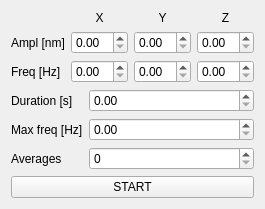
              <widget class="QWidget" name="calActivePage">
               <attribute name="title">
                <string>Active</string>
               </attribute>
               <layout class="QVBoxLayout" name="ativeCalVert" stretch="1,1,0">
                <item>
                 <layout class="QGridLayout" name="activeCalSinsConfGrid" rowstretch="0,3,2">
                  <item row="0" column="2">
                   <widget class="QLabel" name="activeCalYLab">
                    <property name="text">
                     <string>Y</string>
                    </property>
                    <property name="alignment">
                     <set>Qt::AlignCenter</set>
                    </property>
                   </widget>
                  </item>
                  <item row="0" column="3">
                   <widget class="QLabel" name="activeCalZLab">
                    <property name="text">
                     <string>Z</string>
                    </property>
                    <property name="alignment">
                     <set>Qt::AlignCenter</set>
                    </property>
                   </widget>
                  </item>
                  <item row="1" column="0">
                   <widget class="QLabel" name="activeCalAmpLab">
                    <property name="text">
                     <string>Ampl [nm]</string>
                    </property>
                   </widget>
                  </item>
                  <item row="0" column="1">
                   <widget class="QLabel" name="activeCalXLab">
                    <property name="text">
                     <string>X</string>
                    </property>
                    <property name="alignment">
                     <set>Qt::AlignCenter</set>
                    </property>
                   </widget>
                  </item>
                  <item row="2" column="0">
                   <widget class="QLabel" name="activeCalFreqLab">
                    <property name="text">
                     <string>Freq [Hz]</string>
                    </property>
                   </widget>
                  </item>
                  <item row="1" column="1">
                   <widget class="QDoubleSpinBox" name="activeCalXAmplNumDbl"/>
                  </item>
                  <item row="1" column="2">
                   <widget class="QDoubleSpinBox" name="activeCalYAmplNumDbl"/>
                  </item>
                  <item row="1" column="3">
                   <widget class="QDoubleSpinBox" name="activeCalZAmplNumDbl"/>
                  </item>
                  <item row="2" column="1">
                   <widget class="QDoubleSpinBox" name="activeCalXFreqNumDbl"/>
                  </item>
                  <item row="2" column="2">
                   <widget class="QDoubleSpinBox" name="activeCalYFreqNumDbl"/>
                  </item>
                  <item row="2" column="3">
                   <widget class="QDoubleSpinBox" name="activeCalZFreqNumDbl"/>
                  </item>
                 </layout>
                </item>
                <item>
                 <layout class="QFormLayout" name="activeConfForm">
                  <property name="fieldGrowthPolicy">
                   <enum>QFormLayout::AllNonFixedFieldsGrow</enum>
                  </property>
                  <item row="0" column="0">
                   <widget class="QLabel" name="activeCalDurLab">
                    <property name="text">
                     <string>Duration [s]</string>
                    </property>
                   </widget>
                  </item>
                  <item row="0" column="1">
                   <widget class="QDoubleSpinBox" name="activeCalDurNumDbl"/>
                  </item>
                  <item row="1" column="0">
                   <widget class="QLabel" name="activeCalMaxFreqLab">
                    <property name="text">
                     <string>Max freq [Hz]</string>
                    </property>
                   </widget>
                  </item>
                  <item row="1" column="1">
                   <widget class="QDoubleSpinBox" name="activeCalMaxFreqNumDbl"/>
                  </item>
                  <item row="2" column="0">
                   <widget class="QLabel" name="activeCalAvgLab">
                    <property name="text">
                     <string>Averages</string>
                    </property>
                   </widget>
                  </item>
                  <item row="2" column="1">
                   <widget class="QSpinBox" name="activeCalAvgNum"/>
                  </item>
                 </layout>
                </item>
                <item>
                 <widget class="QPushButton" name="activeCalStartBtn">
                  <property name="text">
                   <string>START</string>
                  </property>
                 </widget>
                </item>
               </layout>
              </widget>
